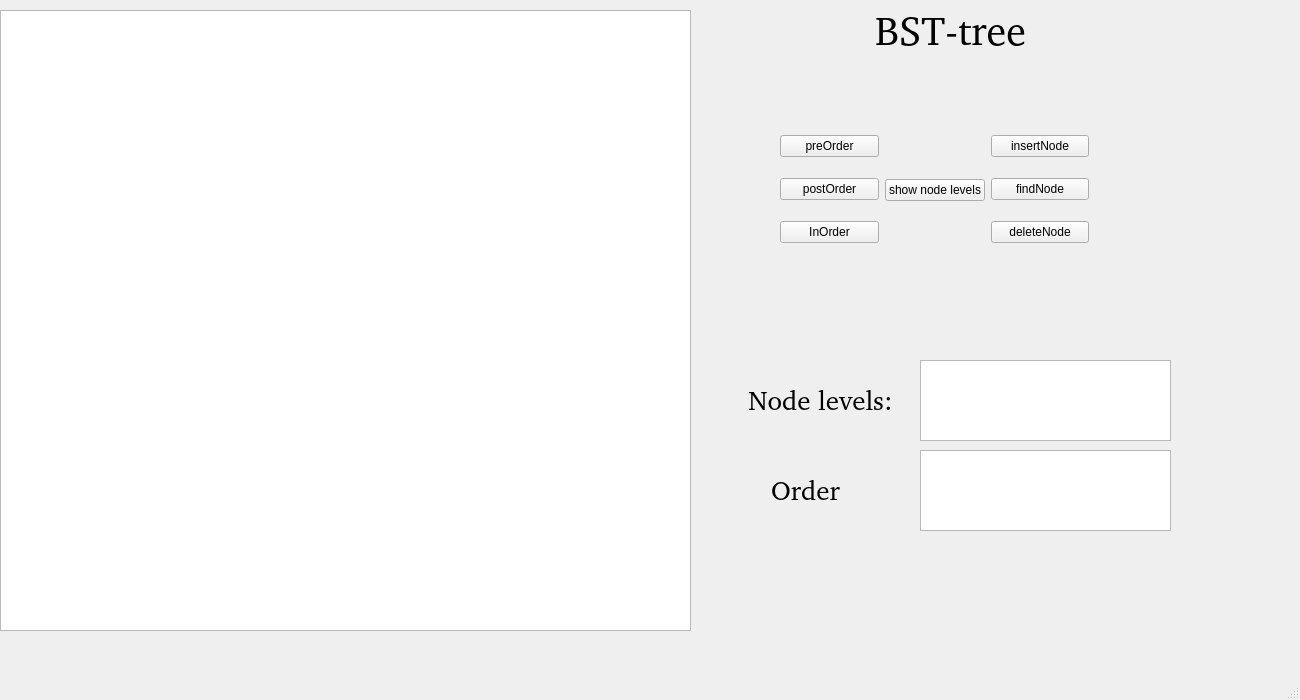
<?xml version="1.0" encoding="UTF-8"?>
<ui version="4.0">
 <class>MainWindow</class>
 <widget class="QMainWindow" name="MainWindow">
  <property name="geometry">
   <rect>
    <x>0</x>
    <y>0</y>
    <width>1300</width>
    <height>700</height>
   </rect>
  </property>
  <property name="minimumSize">
   <size>
    <width>1300</width>
    <height>700</height>
   </size>
  </property>
  <property name="maximumSize">
   <size>
    <width>1300</width>
    <height>700</height>
   </size>
  </property>
  <property name="windowTitle">
   <string>MainWindow</string>
  </property>
  <widget class="QWidget" name="centralwidget">
   <widget class="QLabel" name="label">
    <property name="geometry">
     <rect>
      <x>840</x>
      <y>0</y>
      <width>221</width>
      <height>61</height>
     </rect>
    </property>
    <property name="font">
     <font>
      <family>Bitstream Charter</family>
      <pointsize>30</pointsize>
     </font>
    </property>
    <property name="text">
     <string>BST-tree</string>
    </property>
    <property name="alignment">
     <set>Qt::AlignCenter</set>
    </property>
   </widget>
   <widget class="QLabel" name="label_2">
    <property name="geometry">
     <rect>
      <x>710</x>
      <y>370</y>
      <width>221</width>
      <height>61</height>
     </rect>
    </property>
    <property name="font">
     <font>
      <family>Bitstream Charter</family>
      <pointsize>20</pointsize>
     </font>
    </property>
    <property name="text">
     <string>Node levels:</string>
    </property>
    <property name="alignment">
     <set>Qt::AlignCenter</set>
    </property>
   </widget>
   <widget class="QTextBrowser" name="levelsBrowser">
    <property name="geometry">
     <rect>
      <x>920</x>
      <y>360</y>
      <width>251</width>
      <height>81</height>
     </rect>
    </property>
   </widget>
   <widget class="QGraphicsView" name="graphicsView">
    <property name="geometry">
     <rect>
      <x>0</x>
      <y>10</y>
      <width>691</width>
      <height>621</height>
     </rect>
    </property>
   </widget>
   <widget class="QTextBrowser" name="orderBrowser">
    <property name="geometry">
     <rect>
      <x>920</x>
      <y>450</y>
      <width>251</width>
      <height>81</height>
     </rect>
    </property>
   </widget>
   <widget class="QLabel" name="label_3">
    <property name="geometry">
     <rect>
      <x>740</x>
      <y>460</y>
      <width>131</width>
      <height>61</height>
     </rect>
    </property>
    <property name="font">
     <font>
      <family>Bitstream Charter</family>
      <pointsize>20</pointsize>
     </font>
    </property>
    <property name="text">
     <string>Order</string>
    </property>
    <property name="alignment">
     <set>Qt::AlignCenter</set>
    </property>
   </widget>
   <widget class="QWidget" name="horizontalLayoutWidget">
    <property name="geometry">
     <rect>
      <x>780</x>
      <y>120</y>
      <width>309</width>
      <height>141</height>
     </rect>
    </property>
    <layout class="QHBoxLayout" name="horizontalLayout">
     <item>
      <layout class="QVBoxLayout" name="verticalLayout">
       <item>
        <widget class="QPushButton" name="preOrder">
         <property name="text">
          <string>preOrder</string>
         </property>
        </widget>
       </item>
       <item>
        <widget class="QPushButton" name="postOrder">
         <property name="text">
          <string>postOrder</string>
         </property>
        </widget>
       </item>
       <item>
        <widget class="QPushButton" name="inOrder">
         <property name="text">
          <string>InOrder</string>
         </property>
        </widget>
       </item>
      </layout>
     </item>
     <item>
      <widget class="QPushButton" name="levelsButton">
       <property name="text">
        <string>show node levels</string>
       </property>
      </widget>
     </item>
     <item>
      <layout class="QVBoxLayout" name="verticalLayout_2">
       <item>
        <widget class="QPushButton" name="insertNodButton">
         <property name="text">
          <string>insertNode</string>
         </property>
        </widget>
       </item>
       <item>
        <widget class="QPushButton" name="findNodeButton">
         <property name="text">
          <string>findNode</string>
         </property>
        </widget>
       </item>
       <item>
        <widget class="QPushButton" name="deleteNodeButton">
         <property name="text">
          <string>deleteNode</string>
         </property>
        </widget>
       </item>
      </layout>
     </item>
    </layout>
   </widget>
  </widget>
  <widget class="QMenuBar" name="menubar">
   <property name="geometry">
    <rect>
     <x>0</x>
     <y>0</y>
     <width>1300</width>
     <height>22</height>
    </rect>
   </property>
  </widget>
  <widget class="QStatusBar" name="statusbar"/>
 </widget>
 <resources/>
 <connections/>
</ui>
